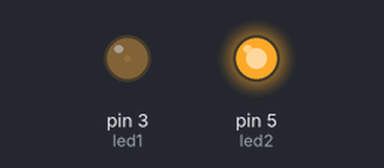
Bench run of a sketch on a simulated Arduino Uno, built with avr-gcc and run on an emulated ATmega328P. Parts: output pins drawn as LEDs (lit = HIGH).

Above: at 0.05 s.
At 2.3 s:
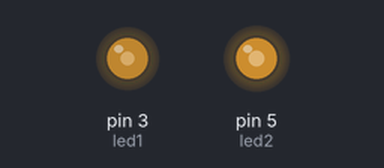
At 4.6 s:
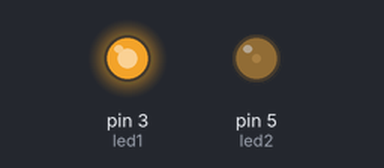
At 9.2 s:
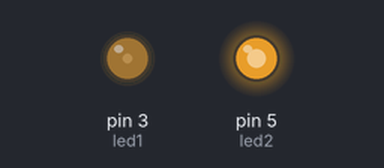
Timing chart, 0 to 13.3 s (numbered marks = the images above):
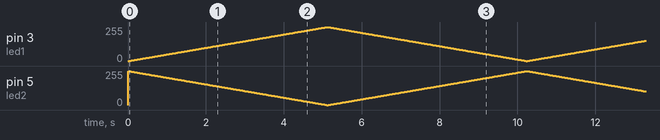

The sketch:

K614.ino
```cpp
int led1 = 3;                       //definiraj led1 = 3
int led2 = 5;                       //definiraj led2 = 5
int jacina;                         //definiraj varijablu jacina

void setup() {
  pinMode(led1, OUTPUT);            //postavi izvod led1 kao izlazni
  pinMode(led2, OUTPUT);            //postavi izvod led2 kao izlazni
  digitalWrite(led1, LOW);          //isključi LED diodu 1 - početno stanje
  digitalWrite(led2, LOW);          //isključi LED diodu 2 - početno stanje
}

void loop() {
  for (jacina=0;jacina<256;jacina++){
                                    //vrti varijablu jacina od 0 do 255 u koracima od 1
    analogWrite(led1, jacina);      //LED 1 mijenja jačinu svijetla
    analogWrite(led2, 255-jacina);  //LED 2 mijenja jačinu svijetla
    delay(20);                      //čekam 20 ms
  }

  for (jacina=255;jacina>0;jacina--){
                                    //vrti varijablu jacina od 255 do 0 u koracima od 1
    analogWrite(led1, jacina);      //LED 1 mijenja jačinu svijetla
    analogWrite(led2, 255-jacina);  //LED 2 mijenja jačinu svijetla
    delay(20);                      //čekam 20 ms
  }
}
```
